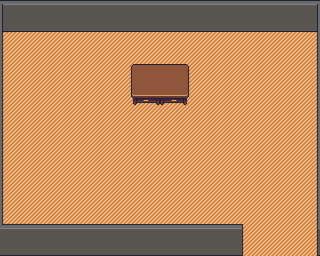

The image is a tile-based game level rendered from a .tmx file. Its description and complete source (layers, tilesets, objects, tile grids) follow:
An orthogonal 20x16 tile map with 16x16 px tiles, 4 tile layers (Ground, Walls, Object, Above Object), 3 tilesets.

<map version="1.10" tiledversion="1.11.2" orientation="orthogonal" renderorder="right-down" width="20" height="16" tilewidth="16" tileheight="16" infinite="0" nextlayerid="5" nextobjectid="1">
 <tileset firstgid="1" name="cubicle_grey_down" tilewidth="16" tileheight="16" tilecount="100" columns="10">
  <image source="assets/cubicle_grey_down.png" trans="ff00ff" width="160" height="160" />
  <tile id="0">
   <properties>
    <property name="collides" type="bool" value="true" />
   </properties>
  </tile>
  <tile id="1">
   <properties>
    <property name="collides" type="bool" value="true" />
   </properties>
  </tile>
  <tile id="2">
   <properties>
    <property name="collides" type="bool" value="true" />
   </properties>
  </tile>
  <tile id="3">
   <properties>
    <property name="collides" type="bool" value="true" />
   </properties>
  </tile>
  <tile id="4">
   <properties>
    <property name="collides" type="bool" value="true" />
   </properties>
  </tile>
  <tile id="5">
   <properties>
    <property name="collides" type="bool" value="true" />
   </properties>
  </tile>
  <tile id="6">
   <properties>
    <property name="collides" type="bool" value="true" />
   </properties>
  </tile>
  <tile id="7">
   <properties>
    <property name="collides" type="bool" value="true" />
   </properties>
  </tile>
  <tile id="8">
   <properties>
    <property name="collides" type="bool" value="true" />
   </properties>
  </tile>
  <tile id="10">
   <properties>
    <property name="collides" type="bool" value="true" />
   </properties>
  </tile>
  <tile id="11">
   <properties>
    <property name="collides" type="bool" value="true" />
   </properties>
  </tile>
  <tile id="12">
   <properties>
    <property name="collides" type="bool" value="true" />
   </properties>
  </tile>
  <tile id="13">
   <properties>
    <property name="collides" type="bool" value="true" />
   </properties>
  </tile>
  <tile id="14">
   <properties>
    <property name="collides" type="bool" value="true" />
   </properties>
  </tile>
  <tile id="15">
   <properties>
    <property name="collides" type="bool" value="true" />
   </properties>
  </tile>
  <tile id="16">
   <properties>
    <property name="collides" type="bool" value="true" />
   </properties>
  </tile>
  <tile id="17">
   <properties>
    <property name="collides" type="bool" value="true" />
   </properties>
  </tile>
  <tile id="18">
   <properties>
    <property name="collides" type="bool" value="true" />
   </properties>
  </tile>
  <tile id="20">
   <properties>
    <property name="collides" type="bool" value="true" />
   </properties>
  </tile>
  <tile id="21">
   <properties>
    <property name="collides" type="bool" value="false" />
   </properties>
  </tile>
  <tile id="22">
   <properties>
    <property name="collides" type="bool" value="false" />
   </properties>
  </tile>
  <tile id="23">
   <properties>
    <property name="collides" type="bool" value="false" />
   </properties>
  </tile>
  <tile id="24">
   <properties>
    <property name="collides" type="bool" value="false" />
   </properties>
  </tile>
  <tile id="25">
   <properties>
    <property name="collides" type="bool" value="false" />
   </properties>
  </tile>
  <tile id="26">
   <properties>
    <property name="collides" type="bool" value="false" />
   </properties>
  </tile>
  <tile id="27">
   <properties>
    <property name="collides" type="bool" value="false" />
   </properties>
  </tile>
  <tile id="28">
   <properties>
    <property name="collides" type="bool" value="false" />
   </properties>
  </tile>
  <tile id="30">
   <properties>
    <property name="collides" type="bool" value="true" />
   </properties>
  </tile>
  <tile id="31">
   <properties>
    <property name="collides" type="bool" value="false" />
   </properties>
  </tile>
  <tile id="32">
   <properties>
    <property name="collides" type="bool" value="false" />
   </properties>
  </tile>
  <tile id="33">
   <properties>
    <property name="collides" type="bool" value="false" />
   </properties>
  </tile>
  <tile id="34">
   <properties>
    <property name="collides" type="bool" value="false" />
   </properties>
  </tile>
  <tile id="35">
   <properties>
    <property name="collides" type="bool" value="false" />
   </properties>
  </tile>
  <tile id="36">
   <properties>
    <property name="collides" type="bool" value="false" />
   </properties>
  </tile>
  <tile id="37">
   <properties>
    <property name="collides" type="bool" value="false" />
   </properties>
  </tile>
  <tile id="38">
   <properties>
    <property name="collides" type="bool" value="false" />
   </properties>
  </tile>
  <tile id="40">
   <properties>
    <property name="collides" type="bool" value="true" />
   </properties>
  </tile>
  <tile id="41">
   <properties>
    <property name="collides" type="bool" value="false" />
   </properties>
  </tile>
  <tile id="42">
   <properties>
    <property name="collides" type="bool" value="false" />
   </properties>
  </tile>
  <tile id="43">
   <properties>
    <property name="collides" type="bool" value="false" />
   </properties>
  </tile>
  <tile id="44">
   <properties>
    <property name="collides" type="bool" value="false" />
   </properties>
  </tile>
  <tile id="45">
   <properties>
    <property name="collides" type="bool" value="false" />
   </properties>
  </tile>
  <tile id="46">
   <properties>
    <property name="collides" type="bool" value="false" />
   </properties>
  </tile>
  <tile id="47">
   <properties>
    <property name="collides" type="bool" value="false" />
   </properties>
  </tile>
  <tile id="48">
   <properties>
    <property name="collides" type="bool" value="false" />
   </properties>
  </tile>
  <tile id="50">
   <properties>
    <property name="collides" type="bool" value="true" />
   </properties>
  </tile>
  <tile id="51">
   <properties>
    <property name="collides" type="bool" value="false" />
   </properties>
  </tile>
  <tile id="52">
   <properties>
    <property name="collides" type="bool" value="false" />
   </properties>
  </tile>
  <tile id="53">
   <properties>
    <property name="collides" type="bool" value="false" />
   </properties>
  </tile>
  <tile id="54">
   <properties>
    <property name="collides" type="bool" value="false" />
   </properties>
  </tile>
  <tile id="55">
   <properties>
    <property name="collides" type="bool" value="false" />
   </properties>
  </tile>
  <tile id="56">
   <properties>
    <property name="collides" type="bool" value="false" />
   </properties>
  </tile>
  <tile id="57">
   <properties>
    <property name="collides" type="bool" value="false" />
   </properties>
  </tile>
  <tile id="58">
   <properties>
    <property name="collides" type="bool" value="false" />
   </properties>
  </tile>
  <tile id="60">
   <properties>
    <property name="collides" type="bool" value="true" />
   </properties>
  </tile>
  <tile id="61">
   <properties>
    <property name="collides" type="bool" value="false" />
   </properties>
  </tile>
  <tile id="62">
   <properties>
    <property name="collides" type="bool" value="false" />
   </properties>
  </tile>
  <tile id="63">
   <properties>
    <property name="collides" type="bool" value="false" />
   </properties>
  </tile>
  <tile id="64">
   <properties>
    <property name="collides" type="bool" value="false" />
   </properties>
  </tile>
  <tile id="65">
   <properties>
    <property name="collides" type="bool" value="false" />
   </properties>
  </tile>
  <tile id="66">
   <properties>
    <property name="collides" type="bool" value="false" />
   </properties>
  </tile>
  <tile id="67">
   <properties>
    <property name="collides" type="bool" value="false" />
   </properties>
  </tile>
  <tile id="68">
   <properties>
    <property name="collides" type="bool" value="false" />
   </properties>
  </tile>
  <tile id="70">
   <properties>
    <property name="collides" type="bool" value="true" />
   </properties>
  </tile>
  <tile id="71">
   <properties>
    <property name="collides" type="bool" value="false" />
   </properties>
  </tile>
  <tile id="72">
   <properties>
    <property name="collides" type="bool" value="false" />
   </properties>
  </tile>
  <tile id="73">
   <properties>
    <property name="collides" type="bool" value="false" />
   </properties>
  </tile>
  <tile id="74">
   <properties>
    <property name="collides" type="bool" value="false" />
   </properties>
  </tile>
  <tile id="75">
   <properties>
    <property name="collides" type="bool" value="false" />
   </properties>
  </tile>
  <tile id="76">
   <properties>
    <property name="collides" type="bool" value="false" />
   </properties>
  </tile>
  <tile id="77">
   <properties>
    <property name="collides" type="bool" value="false" />
   </properties>
  </tile>
  <tile id="78">
   <properties>
    <property name="collides" type="bool" value="false" />
   </properties>
  </tile>
  <tile id="80">
   <properties>
    <property name="collides" type="bool" value="true" />
   </properties>
  </tile>
  <tile id="81">
   <properties>
    <property name="collides" type="bool" value="true" />
   </properties>
  </tile>
  <tile id="82">
   <properties>
    <property name="collides" type="bool" value="true" />
   </properties>
  </tile>
  <tile id="83">
   <properties>
    <property name="collides" type="bool" value="true" />
   </properties>
  </tile>
  <tile id="84">
   <properties>
    <property name="collides" type="bool" value="false" />
   </properties>
  </tile>
  <tile id="85">
   <properties>
    <property name="collides" type="bool" value="false" />
   </properties>
  </tile>
  <tile id="86">
   <properties>
    <property name="collides" type="bool" value="false" />
   </properties>
  </tile>
  <tile id="87">
   <properties>
    <property name="collides" type="bool" value="false" />
   </properties>
  </tile>
  <tile id="88">
   <properties>
    <property name="collides" type="bool" value="false" />
   </properties>
  </tile>
  <tile id="90">
   <properties>
    <property name="collides" type="bool" value="true" />
   </properties>
  </tile>
  <tile id="91">
   <properties>
    <property name="collides" type="bool" value="true" />
   </properties>
  </tile>
  <tile id="92">
   <properties>
    <property name="collides" type="bool" value="true" />
   </properties>
  </tile>
  <tile id="93">
   <properties>
    <property name="collides" type="bool" value="true" />
   </properties>
  </tile>
  <tile id="94">
   <properties>
    <property name="collides" type="bool" value="false" />
   </properties>
  </tile>
  <tile id="95">
   <properties>
    <property name="collides" type="bool" value="false" />
   </properties>
  </tile>
  <tile id="96">
   <properties>
    <property name="collides" type="bool" value="false" />
   </properties>
  </tile>
  <tile id="97">
   <properties>
    <property name="collides" type="bool" value="false" />
   </properties>
  </tile>
  <tile id="98">
   <properties>
    <property name="collides" type="bool" value="false" />
   </properties>
  </tile>
 </tileset>
 <tileset firstgid="101" name="table_wood_2drawers [2x2]" tilewidth="16" tileheight="16" tilecount="16" columns="4">
  <image source="assets/table_wood_2drawers [2x2].png" trans="ff00ff" width="64" height="64" />
  <tile id="0">
   <properties>
    <property name="collides" type="bool" value="true" />
   </properties>
  </tile>
  <tile id="1">
   <properties>
    <property name="collides" type="bool" value="true" />
   </properties>
  </tile>
  <tile id="2">
   <properties>
    <property name="collides" type="bool" value="true" />
   </properties>
  </tile>
  <tile id="3">
   <properties>
    <property name="collides" type="bool" value="true" />
   </properties>
  </tile>
  <tile id="4">
   <properties>
    <property name="collides" type="bool" value="true" />
   </properties>
  </tile>
  <tile id="5">
   <properties>
    <property name="collides" type="bool" value="true" />
   </properties>
  </tile>
  <tile id="6">
   <properties>
    <property name="collides" type="bool" value="true" />
   </properties>
  </tile>
  <tile id="7">
   <properties>
    <property name="collides" type="bool" value="true" />
   </properties>
  </tile>
 </tileset>
 <tileset firstgid="117" name="Rugs[5x5]" tilewidth="16" tileheight="16" tilecount="10080" columns="72">
  <image source="assets/Rugs[5x5].png" trans="ff00ff" width="1152" height="2240" />
 </tileset>
 <layer id="1" name="Ground" width="20" height="16">
  <data encoding="csv">
0,0,0,0,0,0,0,0,0,0,0,0,0,0,0,0,0,0,0,0,
0,0,0,0,0,0,0,0,0,0,0,0,0,0,0,0,0,0,0,0,
571,572,572,572,572,572,572,572,572,572,572,572,572,572,572,572,571,571,572,572,
571,572,571,571,571,571,571,571,572,572,644,571,571,571,571,571,571,571,572,644,
571,572,643,643,571,572,572,571,571,571,571,643,643,643,643,643,571,572,644,572,
571,572,643,571,572,571,571,571,571,572,643,643,644,644,571,572,572,644,644,644,
571,572,571,572,571,571,571,571,572,571,571,571,571,571,571,572,644,571,643,644,
571,571,571,571,643,643,643,571,571,572,643,643,643,643,643,571,572,571,643,644,
571,571,571,643,644,571,643,643,643,571,572,644,644,571,571,572,644,571,643,644,
571,643,643,644,572,572,643,644,644,643,644,572,572,572,572,644,571,571,572,644,
643,644,643,644,644,644,643,643,644,644,644,644,644,644,572,643,643,571,572,644,
643,644,572,572,572,572,572,571,643,643,644,572,572,572,644,643,643,571,572,644,
571,643,644,644,644,644,644,643,644,644,644,644,644,644,572,572,572,572,644,644,
571,571,571,571,643,644,571,571,643,644,644,644,644,644,644,644,644,644,643,644,
643,643,571,643,644,643,643,643,643,643,643,643,643,643,643,644,572,572,572,572,
0,0,643,643,644,0,0,0,0,0,0,0,0,0,643,644,644,644,644,644
</data>
 </layer>
 <layer id="2" name="Walls" width="20" height="16">
  <data encoding="csv">
2,3,3,3,3,3,3,3,3,3,3,3,3,4,3,4,5,6,7,9,
12,13,13,13,13,13,13,13,13,13,13,13,13,14,13,14,15,16,17,19,
22,0,0,0,0,0,0,0,0,0,0,0,0,0,0,0,0,0,0,29,
32,0,0,0,0,0,0,0,0,0,0,0,0,0,0,0,0,0,0,39,
42,0,0,0,0,0,0,0,0,0,0,0,0,0,0,0,0,0,0,49,
52,0,0,0,0,0,0,0,0,0,0,0,0,0,0,0,0,0,0,59,
42,0,0,0,0,0,0,0,0,0,0,0,0,0,0,0,0,0,0,69,
42,0,0,0,0,0,0,0,0,0,0,0,0,0,0,0,0,0,0,49,
42,0,0,0,0,0,0,0,0,0,0,0,0,0,0,0,0,0,0,49,
42,0,0,0,0,0,0,0,0,0,0,0,0,0,0,0,0,0,0,49,
42,0,0,0,0,0,0,0,0,0,0,0,0,0,0,0,0,0,0,49,
42,0,0,0,0,0,0,0,0,0,0,0,0,0,0,0,0,0,0,49,
42,0,0,0,0,0,0,0,0,0,0,0,0,0,0,0,0,0,0,49,
72,73,0,0,0,0,0,0,0,0,0,0,0,0,0,0,0,0,0,59,
82,83,83,83,83,83,83,83,83,83,83,83,83,84,84,85,0,0,0,89,
92,93,93,93,93,93,93,93,93,93,93,93,93,94,94,95,0,0,0,99
</data>
 </layer>
 <layer id="3" name="Object" width="20" height="16">
  <data encoding="csv">
0,0,0,0,0,0,0,0,0,0,0,0,0,0,0,0,0,0,0,0,
0,0,0,0,0,0,0,0,0,0,0,0,0,0,0,0,0,0,0,0,
0,0,0,0,0,0,0,0,0,0,0,0,0,0,0,0,0,0,0,0,
0,0,0,0,0,0,0,0,0,0,0,0,0,0,0,0,0,0,0,0,
0,0,0,0,0,0,0,0,101,102,103,104,0,0,0,0,0,0,0,0,
0,0,0,0,0,0,0,0,105,106,107,108,0,0,0,0,0,0,0,0,
0,0,0,0,0,0,0,0,109,110,111,112,0,0,0,0,0,0,0,0,
0,0,0,0,0,0,0,0,0,0,0,0,0,0,0,0,0,0,0,0,
0,0,0,0,0,0,0,0,0,0,0,0,0,0,0,0,0,0,0,0,
0,0,0,0,0,0,0,0,0,0,0,0,0,0,0,0,0,0,0,0,
0,0,0,0,0,0,0,0,0,0,0,0,0,0,0,0,0,0,0,0,
0,0,0,0,0,0,0,0,0,0,0,0,0,0,0,0,0,0,0,0,
0,0,0,0,0,0,0,0,0,0,0,0,0,0,0,0,0,0,0,0,
0,0,0,0,0,0,0,0,0,0,0,0,0,0,0,0,0,0,0,0,
0,0,0,0,0,0,0,0,0,0,0,0,0,0,0,0,0,0,0,0,
0,0,0,0,0,0,0,0,0,0,0,0,0,0,0,0,0,0,0,0
</data>
 </layer>
 <layer id="4" name="Above Object" width="20" height="16">
  <data encoding="csv">
0,0,0,0,0,0,0,0,0,0,0,0,0,0,0,0,0,0,0,0,
0,0,0,0,0,0,0,0,0,0,0,0,0,0,0,0,0,0,0,0,
0,0,0,0,0,0,0,0,0,0,0,0,0,0,0,0,0,0,0,0,
0,0,0,0,0,0,0,0,0,0,0,0,0,0,0,0,0,0,0,0,
0,0,0,0,0,0,0,0,0,0,0,0,0,0,0,0,0,0,0,0,
0,0,0,0,0,0,0,0,0,0,0,0,0,0,0,0,0,0,0,0,
0,0,0,0,0,0,0,0,0,0,0,0,0,0,0,0,0,0,0,0,
0,0,0,0,0,0,0,0,0,0,0,0,0,0,0,0,0,0,0,0,
0,0,0,0,0,0,0,0,0,0,0,0,0,0,0,0,0,0,0,0,
0,0,0,0,0,0,0,0,0,0,0,0,0,0,0,0,0,0,0,0,
0,0,0,0,0,0,0,0,0,0,0,0,0,0,0,0,0,0,0,0,
0,0,0,0,0,0,0,0,0,0,0,0,0,0,0,0,0,0,0,0,
0,0,0,0,0,0,0,0,0,0,0,0,0,0,0,0,0,0,0,0,
0,0,0,0,0,0,0,0,0,0,0,0,0,0,0,0,0,0,0,0,
0,0,0,0,0,0,0,0,0,0,0,0,0,0,0,0,0,0,0,0,
0,0,0,0,0,0,0,0,0,0,0,0,0,0,0,0,0,0,0,0
</data>
 </layer>
</map>
